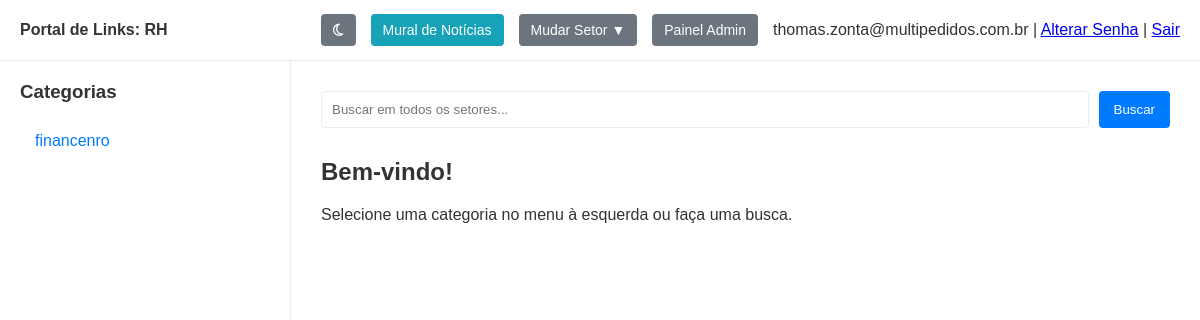
/setor/RH (signed in), run on an earlier commit of the app's database.
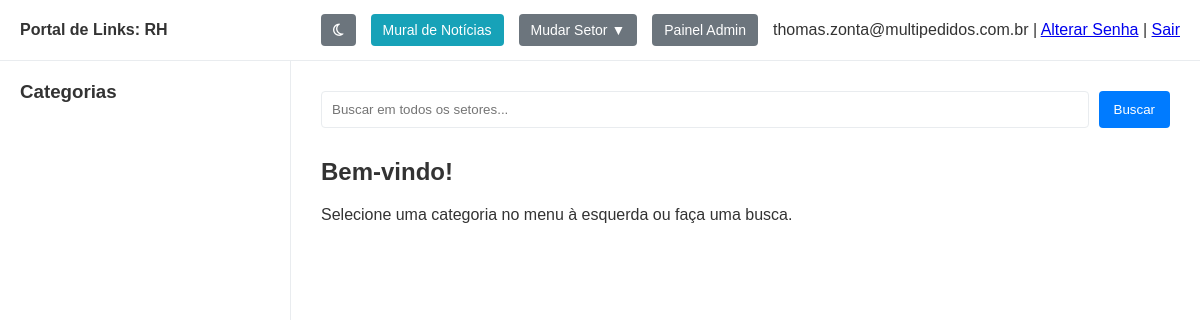
And on a later commit of the database.
### app.py (models this page shows, shortened)
class Subcategory(db.Model):
    id = db.Column(db.Integer, primary_key=True)
    name = db.Column(db.String(100), nullable=False)
    order_index = db.Column(db.Integer, nullable=False, default=0) # <-- Adicionar
    sector_id = db.Column(db.Integer, db.ForeignKey('sector.id'), nullable=False)
    sector = db.relationship('Sector', back_populates='subcategories')
    links = db.relationship('Link', back_populates='subcategory', lazy=True, cascade="all, delete-orphan")

### app.py (the view)
@app.route('/setor/<sector_name>')
@login_required
def view_sector_dashboard(sector_name):
    sectors_for_dropdown = Sector.query.all() if current_user.is_admin else current_user.sectors
    current_sector = Sector.query.filter_by(name=sector_name).first_or_404()
    if not current_user.is_admin and current_sector not in current_user.sectors:
        flash('Você não tem permissão para acessar este setor.', 'danger')
        return redirect(url_for('dashboard'))
    subcategories_for_sidebar = Subcategory.query.filter_by(sector_id=current_sector.id).order_by(Subcategory.order_index).all()
    active_subcategory_name = request.args.get('view', None)
    search_term = request.args.get('search', None)
    links_to_show = []
    query = db.session.query(Link).join(Subcategory).filter(Subcategory.sector_id == current_sector.id)
    if search_term:
        active_subcategory_name = None
        links_to_show = query.filter(Link.name.ilike(f'%{search_term}%')).order_by(Link.order_index).all()
    elif active_subcategory_name:
        links_to_show = query.filter(Subcategory.name == active_subcategory_name).order_by(Link.order_index).all()
    else:
        links_to_show = query.order_by(Link.order_index).all()
    return render_template('dashboard.html',
                           sectors_for_dropdown=sectors_for_dropdown,
                           current_sector=current_sector,
                           subcategories=subcategories_for_sidebar,
                           active_subcategory_name=active_subcategory_name,
                           links_to_show=links_to_show,
                           search_term=search_term)

### app.py (called while the page is built)
@login_manager.user_loader
def load_user(user_id):
    return db.session.get(User, int(user_id))

### templates/dashboard.html (shortened to what this page needs)
<!DOCTYPE html>
<html lang="pt-br">
<head>
    <link rel="stylesheet" href="https://cdnjs.cloudflare.com/ajax/libs/font-awesome/4.7.0/css/font-awesome.min.css">
</head>
<body>
    <header class="header">
        <div class="header-left">
            Portal de Links: <strong>{{ current_sector.name }}</strong>
        </div>
        <div class="header-right">
            <a href="#" id="darkModeToggleUser" class="admin-button" title="Alternar Modo Escuro"><i class="fa fa-moon-o"></i></a>
            <a href="{{ url_for('view_sector_home', sector_name=current_sector.name) }}" class="admin-button" style="background-color: #17a2b8;">Mural de Notícias</a>
            {% if current_user.is_admin or current_user.sectors|length > 1 %}
            <div class="sector-dropdown">
                <button>Mudar Setor ▼</button>
            </div>
            {% endif %}
            {% if current_user.is_admin %}
            <a href="{{ url_for('admin.index') }}" class="admin-button">Painel Admin</a>
            {% endif %}
            <div class="user-info">
                {{ current_user.email }} |
                <a href="{{ url_for('change_password') }}">Alterar Senha</a> |
                <a href="{{ url_for('logout') }}">Sair</a>
            </div>
        </div>
    </header>
    <div class="page-container">
        <aside class="sidebar">
            <h3>Categorias</h3>
            <ul>
                {% for subcategory in subcategories %}
                    <li>
                        <a href="{{ url_for('view_sector_dashboard', sector_name=current_sector.name, view=subcategory.name) }}"
                           class="{{ 'active' if subcategory.name == active_subcategory_name else '' }}">
                            {{ subcategory.name }}
                        </a>
                    </li>
                {% endfor %}
            </ul>
        </aside>
        <main class="main-content">
            <form method="GET" action="{{ url_for('view_sector_dashboard', sector_name=current_sector.name) }}" class="search-form">
                <input type="search" name="search" placeholder="Buscar em {{ 'todos os setores' if current_user.is_admin else 'seus setores' }}..." value="{{ search_term or '' }}">
                <button type="submit">Buscar</button>
            </form>
            {% if search_term %}
                <h2>Resultados da busca por: "{{ search_term }}"</h2>
            {% elif active_subcategory_name %}
                <h2>{{ active_subcategory_name }}</h2>
            {% else %}
                <h2>Bem-vindo!</h2>
                <p>Selecione uma categoria no menu à esquerda ou faça uma busca.</p>
            {% endif %}
        </main>
    </div>
</body>
</html>

What changed in the data, as far as the page shows it:
removed Subcategory: name "financenro"
